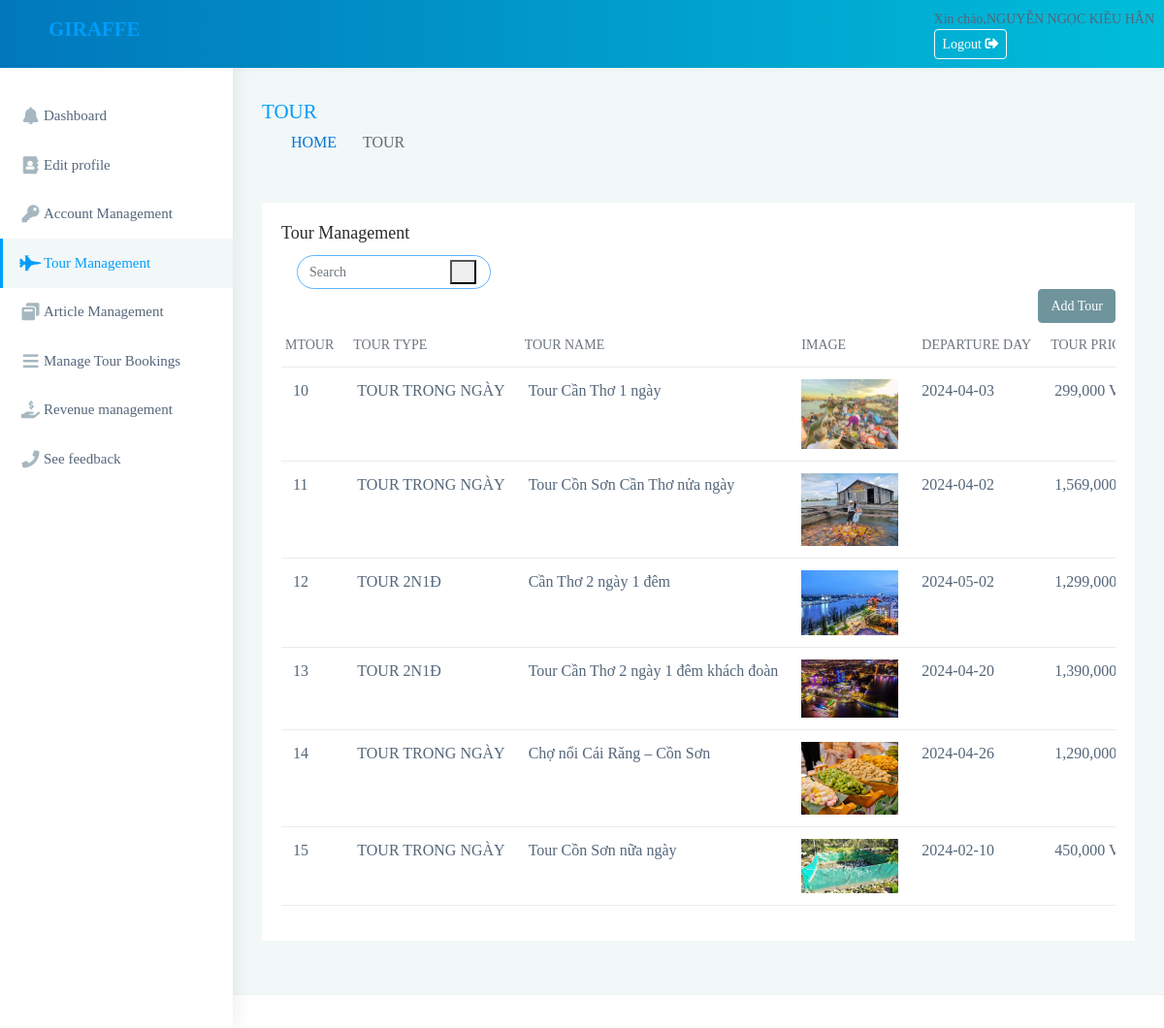
Screenshot of /admin/qtv/dsTour.php (signed in) with the database file from the repository.
### tables this page shows
CREATE TABLE `tour` (
  `T_MA` int(11) NOT NULL,
  `LT_MA` int(11) NOT NULL,
  `T_TEN` varchar(150) NOT NULL,
  `T_MOTA` text NOT NULL,
  `T_HINHANH` varchar(150) NOT NULL,
  `T_NGAYKHOIHANH` date NOT NULL,
  `T_GIA` varchar(10) NOT NULL
);

CREATE TABLE `loaitour` (
  `LT_MA` int(11) NOT NULL,
  `LT_TEN` varchar(150) NOT NULL
);

### admin/qtv/dsTour.php (the view, shortened to what this page needs)
<?php
include('header.php');
include('connect.php');
$sql = "SELECT tour.*, loaitour.LT_TEN FROM tour LEFT JOIN loaitour ON tour.LT_MA = loaitour.LT_MA";
$result = $conn->query($sql);
?>
<div class="page-wrapper">
    <div class="page-breadcrumb">
        <div class="row align-items-center">
            <div class="col-md-6 col-8 align-self-center">
                <h3 class="page-title mb-0 p-0">TOUR</h3>
                <div class="d-flex align-items-center">
                    <nav aria-label="breadcrumb">
                        <ol class="breadcrumb">
                            <li class="breadcrumb-item"><a href="#">HOME</a></li>
                            <li class="breadcrumb-item active" aria-current="page">TOUR</li>
                        </ol>
                    </nav>
                </div>
            </div>
        </div>
    </div>
    <div class="container-fluid">
        <div class="row">
            <div class="col-sm-12">
                <div class="card">
                    <div class="card-body">
                        <h4 class="card-title">Tour Management</h4>
                        <div class="text-start">
                            <form class="app-search ps-3" method="get" action="">
                                <input type="text" class="form-control" placeholder="Search" name="timkiem">
                                <button type="submit" class="srh-btn"><i class="ti-search"></i></button>
                            </form>
                        </div>
                        <div class="text-end">
                            <a href="themTour.php" class="btn btn-primary">Add Tour</a>
                        </div>
                        <div class="table-responsive">
                            <table class="table user-table no-wrap">
                                <thead>
                                    <tr>
                                        <th
                                            class="text-uppercase text-secondary text-xxs font-weight-bolder opacity-7 ps-1">
                                            MTour</th>
                                        <th
                                            class="text-uppercase text-secondary text-xxs font-weight-bolder opacity-7 ps-2">
                                            Tour Type</th>
                                        <th
                                            class="text-uppercase text-secondary text-xxs font-weight-bolder opacity-7 ps-2">
                                            Tour Name</th>
                                        <th class="text-uppercase text-secondary text-xxs font-weight-bolder opacity-7">
                                            Image</th>
                                        <th class="text-uppercase text-secondary text-xxs font-weight-bolder opacity-7">
                                            Departure Day</th>
                                        <th
                                            class="text-uppercase text-secondary text-xxs font-weight-bolder opacity-7 ps-2">
                                            Tour Price</th>
                                    </tr>
                                </thead>
                                <tbody>
                                    <?php
                                    if ($result->num_rows > 0) {
                                        while ($row = $result->fetch_assoc()) {
                                            echo "<tr>";
                                            echo "<td>" . $row["T_MA"] . "</td>";
                                            echo "<td>" . $row["LT_TEN"] . "</td>";
                                            echo "<td>" . $row["T_TEN"] . "</td>";
                                            echo "<td><img src='../images/" . $row["T_HINHANH"] . "' alt='Image' style='width: 100px;'></td>";
                                            echo "<td>" . $row["T_NGAYKHOIHANH"] . "</td>";
                                            echo "<td>" . number_format($row["T_GIA"]) . " VNĐ</td>";
                                            echo "</tr>";
                                        }
                                    } else {
                                        echo "<tr><td colspan='8'>Không tìm thấy kết quả.</td></tr>";
                                    }
                                    ?>
                                </tbody>
                            </table>
                        </div>
                    </div>
                </div>
            </div>
        </div>
    </div>
    <?php
    include('footer.php');
    ?>

### rows the page displays
tour: T_MA "10", LT_MA.LT_TEN "TOUR TRONG NGÀY", T_TEN "Tour Cần Thơ 1 ngày", T_HINHANH (picture), T_NGAYKHOIHANH "2024-04-03", T_GIA "299,000"
tour: T_MA "11", LT_MA.LT_TEN "TOUR TRONG NGÀY", T_TEN "Tour Cồn Sơn Cần Thơ nửa ngày", T_HINHANH (picture), T_NGAYKHOIHANH "2024-04-02", T_GIA "1,569,000…"
tour: T_MA "12", LT_MA.LT_TEN "TOUR 2N1Đ", T_TEN "Cần Thơ 2 ngày 1 đêm", T_HINHANH (picture), T_NGAYKHOIHANH "2024-05-02", T_GIA "1,299,000…"
tour: T_MA "13", LT_MA.LT_TEN "TOUR 2N1Đ", T_TEN "Tour Cần Thơ 2 ngày 1 đêm khách đoàn", T_HINHANH (picture), T_NGAYKHOIHANH "2024-04-20", T_GIA "1,390,000…"
tour: T_MA "14", LT_MA.LT_TEN "TOUR TRONG NGÀY", T_TEN "Chợ nổi Cái Răng – Cồn Sơn", T_HINHANH (picture), T_NGAYKHOIHANH "2024-04-26", T_GIA "1,290,000…"
tour: T_MA "15", LT_MA.LT_TEN "TOUR TRONG NGÀY", T_TEN "Tour Cồn Sơn nữa ngày", T_HINHANH (picture), T_NGAYKHOIHANH "2024-02-10", T_GIA "450,000"

### other values shown
$_SESSION["ND_HOTEN"] "NGUYỄN NGỌC KIỀU HÂN"
